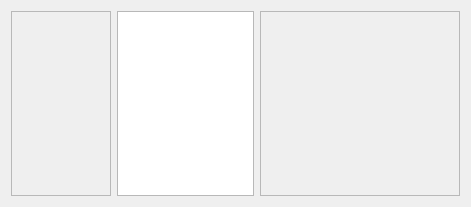
<?xml version="1.0" encoding="UTF-8"?>
<ui version="4.0">
 <class>MainBox</class>
 <widget class="QWidget" name="MainBox">
  <property name="geometry">
   <rect>
    <x>0</x>
    <y>0</y>
    <width>471</width>
    <height>207</height>
   </rect>
  </property>
  <property name="windowTitle">
   <string>Dialog</string>
  </property>
  <layout class="QHBoxLayout" name="horizontalLayout">
   <item>
    <widget class="QFrame" name="frame">
     <property name="sizePolicy">
      <sizepolicy hsizetype="Fixed" vsizetype="Preferred">
       <horstretch>0</horstretch>
       <verstretch>0</verstretch>
      </sizepolicy>
     </property>
     <property name="minimumSize">
      <size>
       <width>100</width>
       <height>0</height>
      </size>
     </property>
     <property name="frameShape">
      <enum>QFrame::StyledPanel</enum>
     </property>
     <property name="frameShadow">
      <enum>QFrame::Raised</enum>
     </property>
    </widget>
   </item>
   <item>
    <widget class="QGraphicsView" name="graphicsView"/>
   </item>
   <item>
    <widget class="QFrame" name="frame_2">
     <property name="sizePolicy">
      <sizepolicy hsizetype="Fixed" vsizetype="Preferred">
       <horstretch>0</horstretch>
       <verstretch>0</verstretch>
      </sizepolicy>
     </property>
     <property name="minimumSize">
      <size>
       <width>200</width>
       <height>0</height>
      </size>
     </property>
     <property name="frameShape">
      <enum>QFrame::StyledPanel</enum>
     </property>
     <property name="frameShadow">
      <enum>QFrame::Raised</enum>
     </property>
    </widget>
   </item>
  </layout>
 </widget>
 <resources/>
 <connections/>
</ui>
